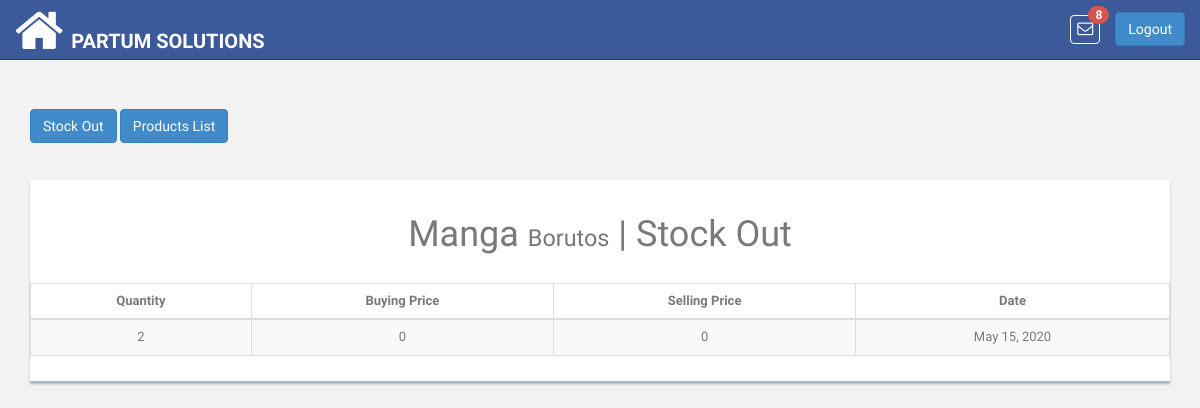
/product/17/stock/out/ (signed in), run on the app's committed database.
### pis_retailer/models.py (models this page shows, shortened)
class RetailerUser(models.Model):
    ROLE_TYPE_OWNER = 'owner'
    ROLE_TYPE_DATA_ENTRY_USER = 'data_entry_user'
    ROLE_TYPE_SALESMAN = 'salesman'
    ROLE_TYPE_VIEW_ACCOUNT = 'account_viewer'
    ROLE_TYPE_LEDGER_VIEW = 'ledger_viewer'
    ROLE_TYPES = (
        (ROLE_TYPE_OWNER, 'Owner'),
        (ROLE_TYPE_DATA_ENTRY_USER, 'Data Entry User'),
        (ROLE_TYPE_SALESMAN, 'Salesman'),
        (ROLE_TYPE_VIEW_ACCOUNT, 'Account Viewer'),
        (ROLE_TYPE_LEDGER_VIEW, 'Ledger Viewer'),
    )
    user = models.OneToOneField(User, related_name='retailer_user',on_delete=models.CASCADE)
    retailer = models.ForeignKey(Retailer, related_name='u_retailer',on_delete=models.CASCADE)
    role_type = models.CharField(
        max_length=100, choices=ROLE_TYPES, default=ROLE_TYPE_OWNER
    )

class Retailer(DatedModel):
    name = models.CharField(max_length=100)
    slug = models.SlugField(blank=False)
    package = models.CharField(max_length=200, null=True, blank=True)
    package_price = models.CharField(max_length=200, null=True, blank=True)
    package_expiry = models.DateField(blank=True, null=True)
    logo = models.ImageField(
        upload_to='images/retailer/logo/', max_length=1024,
        blank=True, null=True
    )

### pis_product/models.py (models this page shows, shortened)
class Product(models.Model):
    UNIT_TYPE_KG = 'Kilogram'
    UNIT_TYPE_GRAM = 'Gram'
    UNIT_TYPE_LITRE = 'Litre'
    UNIT_TYPE_QUANTITY = 'Quantity'
    UNIT_TYPES = (
        (UNIT_TYPE_KG, 'Kilogram'),
        (UNIT_TYPE_GRAM, 'Gram'),
        (UNIT_TYPE_LITRE, 'Litre'),
        (UNIT_TYPE_QUANTITY, 'Quantity'),
    )
    unit_type = models.CharField(
        choices=UNIT_TYPES, default=UNIT_TYPE_QUANTITY,
        blank=True, null=True, max_length=200
    )
    name = models.CharField(max_length=100, unique=True)
    brand_name = models.CharField(max_length=200, blank=True, null=True)
    retailer = models.ForeignKey(
        'pis_retailer.Retailer',
        related_name='retailer_product',on_delete=models.CASCADE
    )
    bar_code = models.CharField(max_length=13, unique=True, blank=True,
                                null=True)
    def product_available_items(self):
        try:
            obj_stock_in = self.stockin_product.aggregate(Sum('quantity'))
            stock_in = float(obj_stock_in.get('quantity__sum'))
        except:
            stock_in = 0
        try:
            obj_stock_out = self.stockout_product.aggregate(
                Sum('stock_out_quantity'))
            stock_out = float(obj_stock_out.get('stock_out_quantity__sum'))
        except:
            stock_out = 0
        return  stock_in - stock_out

class StockOut(models.Model):
    product = models.ForeignKey(
        Product, related_name='stockout_product',on_delete=models.CASCADE
    )
    invoice = models.ForeignKey(
        'pis_sales.SalesHistory', related_name='out_invoice',
        blank=True, null=True,on_delete=models.CASCADE
    )
    purchased_item = models.ForeignKey(
        PurchasedProduct, related_name='out_purchased',
        blank=True, null=True,on_delete=models.CASCADE
    )
    stock_out_quantity=models.CharField(max_length=100, blank=True, null=True)
    selling_price = models.DecimalField(
        max_digits=65, decimal_places=2, default=0, blank=True, null=True
    )
    buying_price = models.DecimalField(
        max_digits=65, decimal_places=2, default=0, blank=True, null=True
    )
    dated=models.DateField(blank=True, null=True)

### pis_product/views.py (the view)
# urls.py: re_path(r'^(?P<product_id>\d+)/stock/out/$',StockOutListView.as_view(),name='stockout_list'),
class StockOutListView(ListView):
    template_name = 'products/stockout_list.html'
    paginate_by = 100
    model = StockOut
    ordering = '-id'
    def get_queryset(self, **kwargs):
        queryset = self.queryset
        if not queryset:
            queryset = StockOut.objects.all()
        queryset = queryset.filter(product=self.kwargs.get('product_id'))
        return queryset.order_by('-id')
    def get_context_data(self, **kwargs):
        context = super(StockOutListView, self).get_context_data(**kwargs)
        context.update({
            'product': Product.objects.get(id=self.kwargs.get('product_id'))
        })
        return context

### pis_com/templatetags/template_tags.py (called while the page is built)
@register.simple_tag
def product_notifications(retailer_id):
    return Product.objects.filter(retailer__id=retailer_id)

### templates/products/stockout_list.html (shortened to what this page needs)
{% extends 'base.html' %}
{% block content %}
    <div class="col-md-12">
        <br>
        <a href="{% url 'product:stock_out_items' product_id=product.id %}"><button type="button" id="stock-out" class="btn btn-primary" data-loading-text="<i class='fa fa-circle-o-notch fa-spin'></i>Processing">Stock Out</button></a>
        <a href="{% url 'product:stock_items_list' %}"><button type="button" id="add-product" class="btn btn-primary" data-loading-text="<i class='fa fa-circle-o-notch fa-spin'></i>Processing">Products List</button></a>
        <br><br><br>
        <div class="content-panel table-responsive">
            <h1 class="text-center">{{ product.name|title }} <small>{{ product.brand_name|title }}</small> | Stock Out</h1><br>
            <table class="table table-striped table-advance table-hover item-table table-bordered">
                <thead>
                <tr>
                    <th class="text-center">Quantity</th>
                    <th class="text-center">Buying Price</th>
                    <th class="text-center">Selling Price</th>
                    <th class="text-center">Date</th>
                </tr>
                </thead>
                <tbody class="product-table-body text-center">
                {% for stockout in object_list %}
                    <tr>
                        <td>{{ stockout.stock_out_quantity|floatformat:-2 }} </td>
                        <td class="#">{{ stockout.selling_price|floatformat:-2 }}</td>
                        <td class="#">{{ stockout.buying_price|floatformat:-2 }}</td>
                        <td>{{ stockout.dated}}</td>
                    </tr>
                {% endfor %}
                </tbody>
            </table>
        </div>
    </div>
{% endblock %}

### templates/base.html (shortened to what this page needs)
<!DOCTYPE html>
<html lang="en" xmlns="http://www.w3.org/1999/html">
{% load static %}
{% load template_tags %}
<head>
    <link href="{% static 'css/bootstrap.css' %}" rel="stylesheet">
    <link href="{% static 'font-awesome/css/font-awesome.css' %}" rel="stylesheet" />
    <link rel="stylesheet" type="text/css" href="{% static 'css/zabuto_calendar.css' %}">
    <link rel="stylesheet" type="text/css" href="{% static 'js/gritter/css/jquery.gritter.css' %}" />
    <link rel="stylesheet" type="text/css" href="{% static 'lineicons/style.css' %}">
    <link href="{% static 'css/style.css' %}" rel="stylesheet">
    <link href="{% static 'css/style-responsive.css' %}" rel="stylesheet">
    <link href="{% static 'css/profileImage.css' %}" rel="stylesheet" type="text/css"/>
    <link href="{% static 'css/sweetalert2.min.css' %}" rel="stylesheet" />
</head>
<body>
<section id="container" >
    <header class="header black-bg">
        <a href="{% url 'index' %}" class="home_icon" style="float:left"><i class="fa fa-home fa-4x" aria-hidden="true"></i></a>
        <a href="{% url 'index' %}" class="logo"><b>{{ request.user.retailer_user.retailer.name }}</b></a>
        <div class="right_div">
            <div class="nav notify-row" id="top_menu">
                {% product_notifications retailer_id=request.user.retailer_user.retailer.id as p_n %}
                <ul class="nav top-menu">
                    <li id="header_inbox_bar" class="dropdown">
                        <a data-toggle="dropdown" class="dropdown-toggle msg" href="index.html#">
                            <i class="fa fa-envelope-o"></i> <span class="badge badge-danger notification_count" style="background: #d9534f"></span>
                        </a>
                    </li>
                </ul>
            </div>
            <div class="top-menu">
                <a tabindex="logout" class="btn btn-primary" href="{% url 'logout' %}" style="margin-top: 12px;">Logout</a>
            </div>
        </div>
    </header>
    <section class="wrapper">
        {% block content %}{% endblock %}
    </section>
</section>
</body>
</html>

### app_static/css/style.css (style rules this page uses)
body { color: #797979; background: #f2f2f2; font-family: 'Ruda', sans-serif; padding: 0px !important; margin: 0px !important; font-size:13px; }
ul li { list-style: none; }
a, a:hover, a:focus { text-decoration: none; outline: none; }
#container { width: 100%; height: 100%; }
.header, .footer { min-height: 60px; padding: 0 15px; }
.header { position: fixed; left: 0; right: 0; z-index: 1002; }
.black-bg { background: #3C5A99; border-bottom: 1px solid #2B3D4A; }
.wrapper { display: inline-block; margin-top: 90px; padding-left: 15px; padding-right: 15px; padding-bottom: 15px; padding-top: 0px; width: 100%; }
a.logo { font-size: 20px; color: #ffffff; float: left; margin-top: 27px; text-transform: uppercase; }
a.logo b { font-weight: 900; }
#top_menu .nav > li, ul.top-menu > li { float: left; }
.notify-row { float: left; margin-top: 15px; margin-left: 92px; }
ul.top-menu > li > a { color: #666666; font-size: 16px; border-radius: 4px; -webkit-border-radius: 4px; border:1px solid #68dff0; padding: 2px 6px; margin-right: 15px; }
.notify-row .badge { position: absolute; right: -10px; top: -10px; z-index: 100; }
.content-panel { background: #ffffff; box-shadow: 0px 3px 2px #aab2bd; padding-top: 15px; padding-bottom: 5px; }

### templates/base.html (style rules this page uses)
.msg { color: #fff !important; border:none !important; border: 1px solid #fff !important; }
.right_div { float:right; }
.notify-row { margin-left: -45px !important; }
.home_icon { float:left; color:#fff; margin-right:8px; margin-top:5px; }

### data on the page
Product: name "Manga", brand_name "Borutos"
StockOut: stock_out_quantity "2", selling_price "0", buying_price "0", dated "May 15, 2020"

### other printed values
{{ request.user.retailer_user.retailer.name }} "PARTUM SOLUTIONS"
